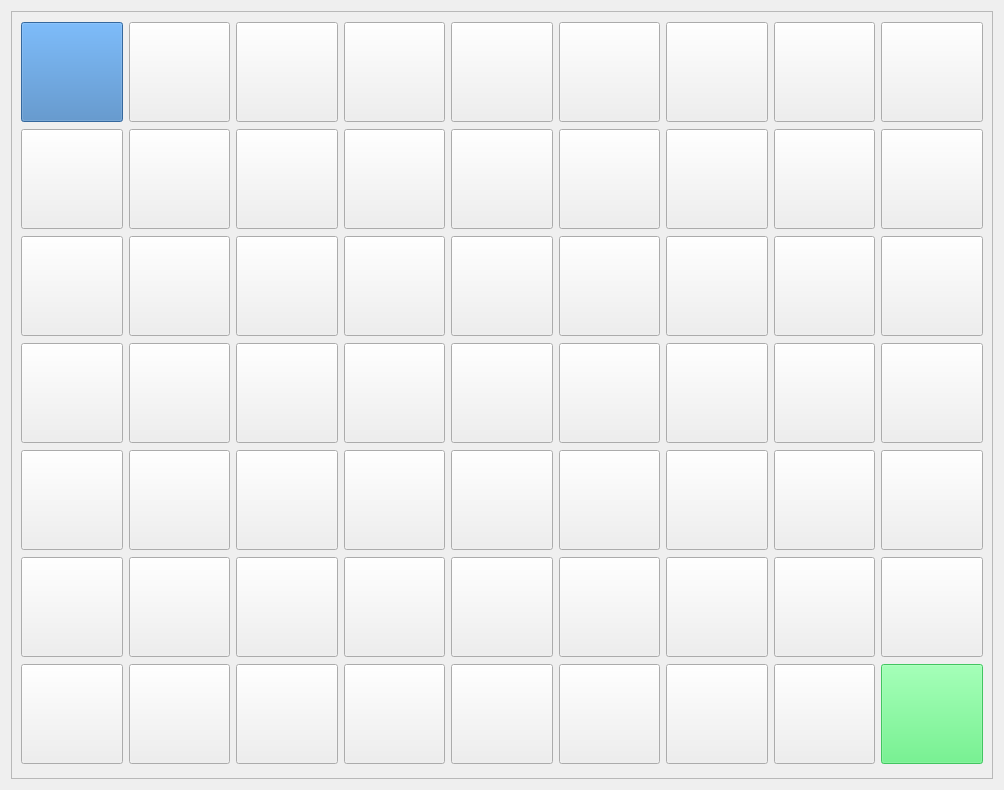
<?xml version="1.0" encoding="UTF-8"?>
<ui version="4.0">
 <class>Form</class>
 <widget class="QWidget" name="Form">
  <property name="geometry">
   <rect>
    <x>0</x>
    <y>0</y>
    <width>1004</width>
    <height>790</height>
   </rect>
  </property>
  <property name="windowTitle">
   <string>Form</string>
  </property>
  <layout class="QHBoxLayout" name="horizontalLayout_2">
   <item>
    <widget class="QFrame" name="frame">
     <property name="frameShape">
      <enum>QFrame::StyledPanel</enum>
     </property>
     <property name="frameShadow">
      <enum>QFrame::Raised</enum>
     </property>
     <layout class="QHBoxLayout" name="horizontalLayout">
      <item>
       <layout class="QGridLayout" name="gridLayout">
        <item row="1" column="8">
         <widget class="QPushButton" name="pushButton_31">
          <property name="minimumSize">
           <size>
            <width>100</width>
            <height>100</height>
           </size>
          </property>
          <property name="text">
           <string/>
          </property>
         </widget>
        </item>
        <item row="1" column="5">
         <widget class="QPushButton" name="pushButton_28">
          <property name="minimumSize">
           <size>
            <width>100</width>
            <height>100</height>
           </size>
          </property>
          <property name="text">
           <string/>
          </property>
         </widget>
        </item>
        <item row="2" column="6">
         <widget class="QPushButton" name="pushButton_12">
          <property name="minimumSize">
           <size>
            <width>100</width>
            <height>100</height>
           </size>
          </property>
          <property name="text">
           <string/>
          </property>
         </widget>
        </item>
        <item row="6" column="1">
         <widget class="QPushButton" name="pushButton_33">
          <property name="minimumSize">
           <size>
            <width>100</width>
            <height>100</height>
           </size>
          </property>
          <property name="text">
           <string/>
          </property>
         </widget>
        </item>
        <item row="1" column="3">
         <widget class="QPushButton" name="pushButton_26">
          <property name="minimumSize">
           <size>
            <width>100</width>
            <height>100</height>
           </size>
          </property>
          <property name="text">
           <string/>
          </property>
         </widget>
        </item>
        <item row="2" column="0">
         <widget class="QPushButton" name="pushButton">
          <property name="minimumSize">
           <size>
            <width>100</width>
            <height>100</height>
           </size>
          </property>
          <property name="text">
           <string/>
          </property>
         </widget>
        </item>
        <item row="5" column="0">
         <widget class="QPushButton" name="pushButton_35">
          <property name="minimumSize">
           <size>
            <width>100</width>
            <height>100</height>
           </size>
          </property>
          <property name="text">
           <string/>
          </property>
         </widget>
        </item>
        <item row="3" column="0">
         <widget class="QPushButton" name="pushButton_6">
          <property name="minimumSize">
           <size>
            <width>100</width>
            <height>100</height>
           </size>
          </property>
          <property name="text">
           <string/>
          </property>
         </widget>
        </item>
        <item row="5" column="6">
         <widget class="QPushButton" name="pushButton_54">
          <property name="minimumSize">
           <size>
            <width>100</width>
            <height>100</height>
           </size>
          </property>
          <property name="text">
           <string/>
          </property>
         </widget>
        </item>
        <item row="6" column="5">
         <widget class="QPushButton" name="pushButton_60">
          <property name="minimumSize">
           <size>
            <width>100</width>
            <height>100</height>
           </size>
          </property>
          <property name="text">
           <string/>
          </property>
         </widget>
        </item>
        <item row="4" column="5">
         <widget class="QPushButton" name="pushButton_46">
          <property name="minimumSize">
           <size>
            <width>100</width>
            <height>100</height>
           </size>
          </property>
          <property name="text">
           <string/>
          </property>
         </widget>
        </item>
        <item row="0" column="2">
         <widget class="QPushButton" name="pushButton_17">
          <property name="minimumSize">
           <size>
            <width>100</width>
            <height>100</height>
           </size>
          </property>
          <property name="text">
           <string/>
          </property>
         </widget>
        </item>
        <item row="4" column="7">
         <widget class="QPushButton" name="pushButton_48">
          <property name="minimumSize">
           <size>
            <width>100</width>
            <height>100</height>
           </size>
          </property>
          <property name="text">
           <string/>
          </property>
         </widget>
        </item>
        <item row="2" column="1">
         <widget class="QPushButton" name="pushButton_2">
          <property name="minimumSize">
           <size>
            <width>100</width>
            <height>100</height>
           </size>
          </property>
          <property name="text">
           <string/>
          </property>
         </widget>
        </item>
        <item row="1" column="7">
         <widget class="QPushButton" name="pushButton_30">
          <property name="minimumSize">
           <size>
            <width>100</width>
            <height>100</height>
           </size>
          </property>
          <property name="text">
           <string/>
          </property>
         </widget>
        </item>
        <item row="1" column="1">
         <widget class="QPushButton" name="pushButton_20">
          <property name="minimumSize">
           <size>
            <width>100</width>
            <height>100</height>
           </size>
          </property>
          <property name="text">
           <string/>
          </property>
         </widget>
        </item>
        <item row="0" column="8">
         <widget class="QPushButton" name="pushButton_24">
          <property name="minimumSize">
           <size>
            <width>100</width>
            <height>100</height>
           </size>
          </property>
          <property name="text">
           <string/>
          </property>
         </widget>
        </item>
        <item row="1" column="4">
         <widget class="QPushButton" name="pushButton_27">
          <property name="minimumSize">
           <size>
            <width>100</width>
            <height>100</height>
           </size>
          </property>
          <property name="text">
           <string/>
          </property>
         </widget>
        </item>
        <item row="4" column="3">
         <widget class="QPushButton" name="pushButton_44">
          <property name="minimumSize">
           <size>
            <width>100</width>
            <height>100</height>
           </size>
          </property>
          <property name="text">
           <string/>
          </property>
         </widget>
        </item>
        <item row="2" column="4">
         <widget class="QPushButton" name="pushButton_8">
          <property name="minimumSize">
           <size>
            <width>100</width>
            <height>100</height>
           </size>
          </property>
          <property name="text">
           <string/>
          </property>
         </widget>
        </item>
        <item row="2" column="5">
         <widget class="QPushButton" name="pushButton_7">
          <property name="minimumSize">
           <size>
            <width>100</width>
            <height>100</height>
           </size>
          </property>
          <property name="text">
           <string/>
          </property>
         </widget>
        </item>
        <item row="3" column="5">
         <widget class="QPushButton" name="pushButton_39">
          <property name="minimumSize">
           <size>
            <width>100</width>
            <height>100</height>
           </size>
          </property>
          <property name="text">
           <string/>
          </property>
         </widget>
        </item>
        <item row="6" column="8">
         <widget class="QPushButton" name="pushButton_63">
          <property name="enabled">
           <bool>false</bool>
          </property>
          <property name="minimumSize">
           <size>
            <width>100</width>
            <height>100</height>
           </size>
          </property>
          <property name="styleSheet">
           <string notr="true">background-color: rgb(80, 240, 117);</string>
          </property>
          <property name="text">
           <string/>
          </property>
         </widget>
        </item>
        <item row="1" column="6">
         <widget class="QPushButton" name="pushButton_29">
          <property name="minimumSize">
           <size>
            <width>100</width>
            <height>100</height>
           </size>
          </property>
          <property name="text">
           <string/>
          </property>
         </widget>
        </item>
        <item row="5" column="1">
         <widget class="QPushButton" name="pushButton_32">
          <property name="minimumSize">
           <size>
            <width>100</width>
            <height>100</height>
           </size>
          </property>
          <property name="text">
           <string/>
          </property>
         </widget>
        </item>
        <item row="2" column="2">
         <widget class="QPushButton" name="pushButton_10">
          <property name="minimumSize">
           <size>
            <width>100</width>
            <height>100</height>
           </size>
          </property>
          <property name="text">
           <string/>
          </property>
         </widget>
        </item>
        <item row="1" column="0">
         <widget class="QPushButton" name="pushButton_15">
          <property name="minimumSize">
           <size>
            <width>100</width>
            <height>100</height>
           </size>
          </property>
          <property name="text">
           <string/>
          </property>
         </widget>
        </item>
        <item row="0" column="1">
         <widget class="QPushButton" name="pushButton_16">
          <property name="minimumSize">
           <size>
            <width>100</width>
            <height>100</height>
           </size>
          </property>
          <property name="text">
           <string/>
          </property>
         </widget>
        </item>
        <item row="5" column="5">
         <widget class="QPushButton" name="pushButton_53">
          <property name="minimumSize">
           <size>
            <width>100</width>
            <height>100</height>
           </size>
          </property>
          <property name="text">
           <string/>
          </property>
         </widget>
        </item>
        <item row="3" column="2">
         <widget class="QPushButton" name="pushButton_34">
          <property name="minimumSize">
           <size>
            <width>100</width>
            <height>100</height>
           </size>
          </property>
          <property name="text">
           <string/>
          </property>
         </widget>
        </item>
        <item row="6" column="0">
         <widget class="QPushButton" name="pushButton_36">
          <property name="minimumSize">
           <size>
            <width>100</width>
            <height>100</height>
           </size>
          </property>
          <property name="text">
           <string/>
          </property>
         </widget>
        </item>
        <item row="3" column="6">
         <widget class="QPushButton" name="pushButton_40">
          <property name="minimumSize">
           <size>
            <width>100</width>
            <height>100</height>
           </size>
          </property>
          <property name="text">
           <string/>
          </property>
         </widget>
        </item>
        <item row="0" column="7">
         <widget class="QPushButton" name="pushButton_23">
          <property name="minimumSize">
           <size>
            <width>100</width>
            <height>100</height>
           </size>
          </property>
          <property name="text">
           <string/>
          </property>
         </widget>
        </item>
        <item row="3" column="3">
         <widget class="QPushButton" name="pushButton_37">
          <property name="minimumSize">
           <size>
            <width>100</width>
            <height>100</height>
           </size>
          </property>
          <property name="text">
           <string/>
          </property>
         </widget>
        </item>
        <item row="0" column="3">
         <widget class="QPushButton" name="pushButton_18">
          <property name="minimumSize">
           <size>
            <width>100</width>
            <height>100</height>
           </size>
          </property>
          <property name="text">
           <string/>
          </property>
         </widget>
        </item>
        <item row="0" column="5">
         <widget class="QPushButton" name="pushButton_21">
          <property name="minimumSize">
           <size>
            <width>100</width>
            <height>100</height>
           </size>
          </property>
          <property name="text">
           <string/>
          </property>
         </widget>
        </item>
        <item row="0" column="4">
         <widget class="QPushButton" name="pushButton_19">
          <property name="minimumSize">
           <size>
            <width>100</width>
            <height>100</height>
           </size>
          </property>
          <property name="text">
           <string/>
          </property>
         </widget>
        </item>
        <item row="2" column="8">
         <widget class="QPushButton" name="pushButton_14">
          <property name="minimumSize">
           <size>
            <width>100</width>
            <height>100</height>
           </size>
          </property>
          <property name="text">
           <string/>
          </property>
         </widget>
        </item>
        <item row="5" column="8">
         <widget class="QPushButton" name="pushButton_56">
          <property name="minimumSize">
           <size>
            <width>100</width>
            <height>100</height>
           </size>
          </property>
          <property name="text">
           <string/>
          </property>
         </widget>
        </item>
        <item row="4" column="2">
         <widget class="QPushButton" name="pushButton_43">
          <property name="minimumSize">
           <size>
            <width>100</width>
            <height>100</height>
           </size>
          </property>
          <property name="text">
           <string/>
          </property>
         </widget>
        </item>
        <item row="1" column="2">
         <widget class="QPushButton" name="pushButton_25">
          <property name="minimumSize">
           <size>
            <width>100</width>
            <height>100</height>
           </size>
          </property>
          <property name="text">
           <string/>
          </property>
         </widget>
        </item>
        <item row="3" column="8">
         <widget class="QPushButton" name="pushButton_42">
          <property name="minimumSize">
           <size>
            <width>100</width>
            <height>100</height>
           </size>
          </property>
          <property name="text">
           <string/>
          </property>
         </widget>
        </item>
        <item row="3" column="7">
         <widget class="QPushButton" name="pushButton_41">
          <property name="minimumSize">
           <size>
            <width>100</width>
            <height>100</height>
           </size>
          </property>
          <property name="text">
           <string/>
          </property>
         </widget>
        </item>
        <item row="5" column="3">
         <widget class="QPushButton" name="pushButton_51">
          <property name="minimumSize">
           <size>
            <width>100</width>
            <height>100</height>
           </size>
          </property>
          <property name="text">
           <string/>
          </property>
         </widget>
        </item>
        <item row="0" column="6">
         <widget class="QPushButton" name="pushButton_22">
          <property name="minimumSize">
           <size>
            <width>100</width>
            <height>100</height>
           </size>
          </property>
          <property name="text">
           <string/>
          </property>
         </widget>
        </item>
        <item row="5" column="7">
         <widget class="QPushButton" name="pushButton_55">
          <property name="minimumSize">
           <size>
            <width>100</width>
            <height>100</height>
           </size>
          </property>
          <property name="text">
           <string/>
          </property>
         </widget>
        </item>
        <item row="4" column="8">
         <widget class="QPushButton" name="pushButton_49">
          <property name="minimumSize">
           <size>
            <width>100</width>
            <height>100</height>
           </size>
          </property>
          <property name="text">
           <string/>
          </property>
         </widget>
        </item>
        <item row="6" column="4">
         <widget class="QPushButton" name="pushButton_59">
          <property name="minimumSize">
           <size>
            <width>100</width>
            <height>100</height>
           </size>
          </property>
          <property name="text">
           <string/>
          </property>
         </widget>
        </item>
        <item row="6" column="7">
         <widget class="QPushButton" name="pushButton_62">
          <property name="minimumSize">
           <size>
            <width>100</width>
            <height>100</height>
           </size>
          </property>
          <property name="text">
           <string/>
          </property>
         </widget>
        </item>
        <item row="3" column="4">
         <widget class="QPushButton" name="pushButton_38">
          <property name="minimumSize">
           <size>
            <width>100</width>
            <height>100</height>
           </size>
          </property>
          <property name="text">
           <string/>
          </property>
         </widget>
        </item>
        <item row="6" column="2">
         <widget class="QPushButton" name="pushButton_57">
          <property name="minimumSize">
           <size>
            <width>100</width>
            <height>100</height>
           </size>
          </property>
          <property name="text">
           <string/>
          </property>
         </widget>
        </item>
        <item row="5" column="2">
         <widget class="QPushButton" name="pushButton_50">
          <property name="minimumSize">
           <size>
            <width>100</width>
            <height>100</height>
           </size>
          </property>
          <property name="text">
           <string/>
          </property>
         </widget>
        </item>
        <item row="4" column="1">
         <widget class="QPushButton" name="pushButton_4">
          <property name="minimumSize">
           <size>
            <width>100</width>
            <height>100</height>
           </size>
          </property>
          <property name="text">
           <string/>
          </property>
         </widget>
        </item>
        <item row="3" column="1">
         <widget class="QPushButton" name="pushButton_5">
          <property name="minimumSize">
           <size>
            <width>100</width>
            <height>100</height>
           </size>
          </property>
          <property name="text">
           <string/>
          </property>
         </widget>
        </item>
        <item row="4" column="0">
         <widget class="QPushButton" name="pushButton_3">
          <property name="minimumSize">
           <size>
            <width>100</width>
            <height>100</height>
           </size>
          </property>
          <property name="text">
           <string/>
          </property>
         </widget>
        </item>
        <item row="0" column="0">
         <widget class="QPushButton" name="pushButton_11">
          <property name="enabled">
           <bool>false</bool>
          </property>
          <property name="minimumSize">
           <size>
            <width>100</width>
            <height>100</height>
           </size>
          </property>
          <property name="styleSheet">
           <string notr="true">background-color: rgb(64, 127, 191);</string>
          </property>
          <property name="text">
           <string/>
          </property>
         </widget>
        </item>
        <item row="4" column="4">
         <widget class="QPushButton" name="pushButton_45">
          <property name="minimumSize">
           <size>
            <width>100</width>
            <height>100</height>
           </size>
          </property>
          <property name="text">
           <string/>
          </property>
         </widget>
        </item>
        <item row="4" column="6">
         <widget class="QPushButton" name="pushButton_47">
          <property name="minimumSize">
           <size>
            <width>100</width>
            <height>100</height>
           </size>
          </property>
          <property name="text">
           <string/>
          </property>
         </widget>
        </item>
        <item row="6" column="6">
         <widget class="QPushButton" name="pushButton_61">
          <property name="minimumSize">
           <size>
            <width>100</width>
            <height>100</height>
           </size>
          </property>
          <property name="text">
           <string/>
          </property>
         </widget>
        </item>
        <item row="5" column="4">
         <widget class="QPushButton" name="pushButton_52">
          <property name="minimumSize">
           <size>
            <width>100</width>
            <height>100</height>
           </size>
          </property>
          <property name="text">
           <string/>
          </property>
         </widget>
        </item>
        <item row="6" column="3">
         <widget class="QPushButton" name="pushButton_58">
          <property name="minimumSize">
           <size>
            <width>100</width>
            <height>100</height>
           </size>
          </property>
          <property name="text">
           <string/>
          </property>
         </widget>
        </item>
        <item row="2" column="3">
         <widget class="QPushButton" name="pushButton_9">
          <property name="minimumSize">
           <size>
            <width>100</width>
            <height>100</height>
           </size>
          </property>
          <property name="text">
           <string/>
          </property>
         </widget>
        </item>
        <item row="2" column="7">
         <widget class="QPushButton" name="pushButton_13">
          <property name="minimumSize">
           <size>
            <width>100</width>
            <height>100</height>
           </size>
          </property>
          <property name="text">
           <string/>
          </property>
         </widget>
        </item>
       </layout>
      </item>
     </layout>
    </widget>
   </item>
  </layout>
 </widget>
 <resources/>
 <connections/>
</ui>
